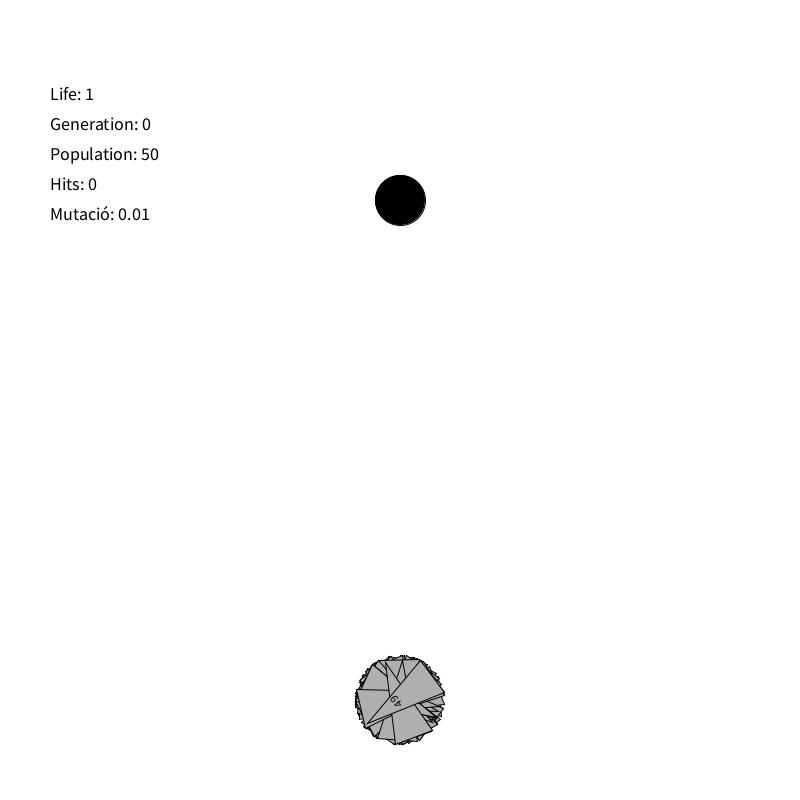
Frame 1 (no input)
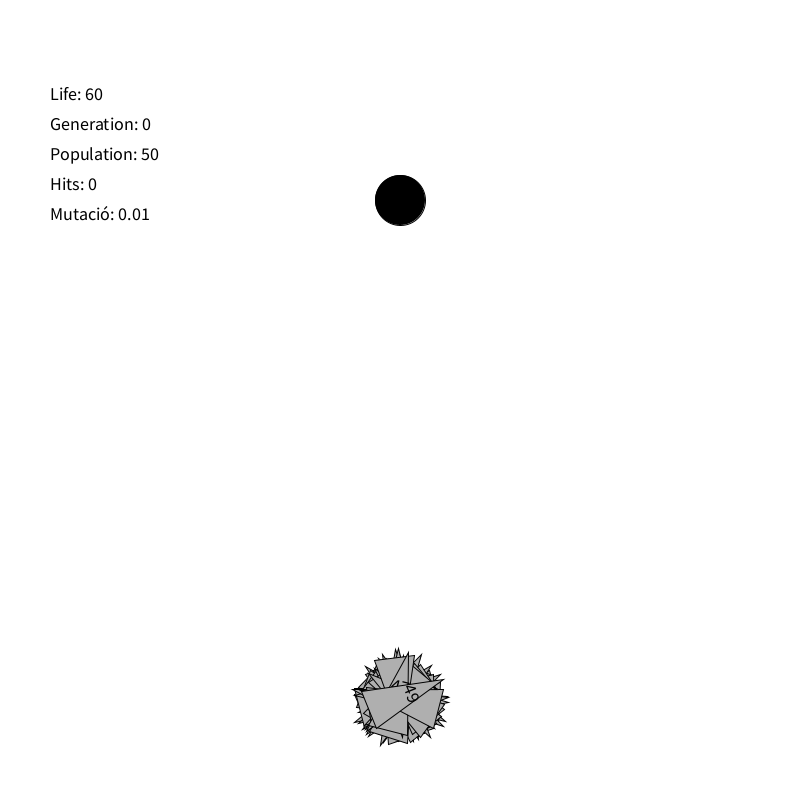
Frame 60 (the mouse pressed at the canvas centre just before this capture)
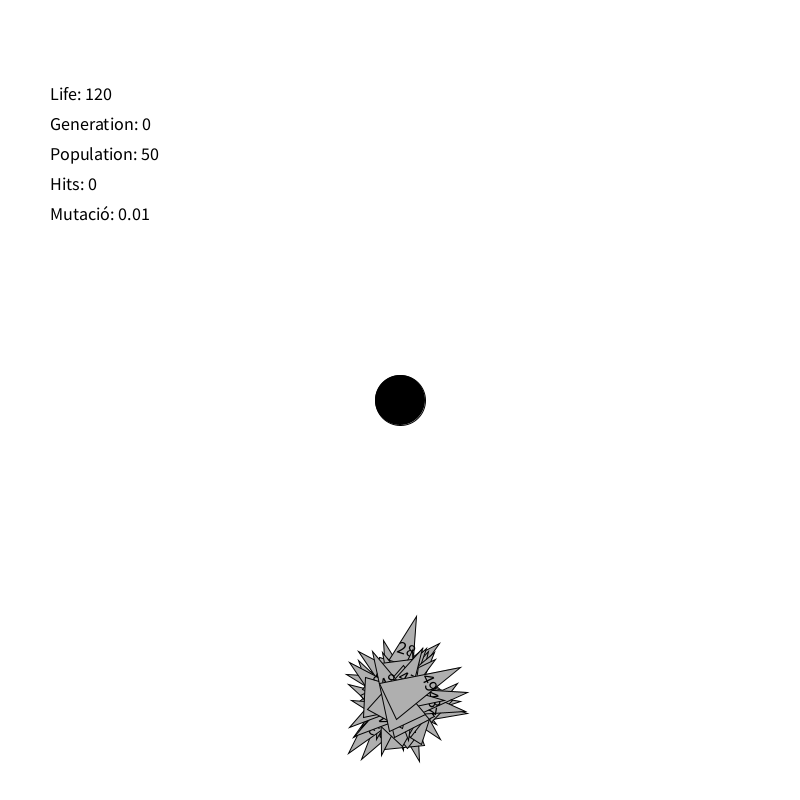
Frame 120 (the mouse held since frame 60 and released just before this capture)

The Processing sketch that drew these frames (run headless with seeded random() and noise(); from frame 60 on, the mouse is pressed at the canvas centre):

// Processing sketch: coets_06
// ── coets_06.pde
// Número d'elements
int numCoets = 50;
int numHits = 0;

// Pobació de coets
Coet[] coets;

// Selecció dels millors coets
ArrayList<Coet> mating;

// Descendents dels coets
Coet[] fills;

// Número de generació
int generacio;

// Taxa de mutació
float taxaMutacio = 0.01;

// Index del millor coet
int millorCoet;

// Temps transcorregut i de vida
int time = 0;
int lifetime = 800;

// Destí 
PVector start, target;
boolean hitTarget;

void setup() {
  size(800, 800);
  
  // Creació del Punt d'Inici
  start = new PVector(width/2, height-100);
  
  // Creació del Destí
  target = new PVector(width/2, height/4);
  
  // Inicialitza la població
  init(numCoets);
}

void draw() {
  background(255);
  
  // passa el temps
  time++;

  // Mentre no hi ha hit i hi ha vida
  if (!hitTarget && time<lifetime) {
    for (int i=0; i<numCoets; i++) {
      // Mou i visualitza el coet i-èssim
      coets[i].run(target, i);
    }
  } 
  // Si no hi ha hit i esgotat temps
  else if(!hitTarget && time>=lifetime) {
    
    // Avalua els coets
    avaluacio();
    
    // Selecciona els millors (proporcionalment)
    seleccio();
    
    // Creuament dels millors (proporcionalment)
    creuament();
    
    // Mutació dels gens dels fills
    mutacio();
    
    // Seguent generació
    seguentGeneracio();

    fill(0); 
    textSize(18); 
    textAlign(LEFT);
    text("Millor:"+millorCoet, 100, 150);
    
    // Dibuixa el millor coet
    coets[millorCoet].display(millorCoet);

  }
  // Si hi ha hit
  else {
    // Atura el bucle
    noLoop();
  }

  fill(0); 
  textSize(18); 
  textAlign(LEFT);
  text("Life: "+ time, 50, 100);
  text("Generation: "+ generacio, 50, 130);
  text("Population: "+ numCoets, 50, 160);
  text("Hits: "+ numHits, 50, 190);
  text("Mutació: "+ taxaMutacio, 50, 220);

  // Dibuixa destí
  ellipse(target.x, target.y, 50, 50);
}

// Inicialitza
void init(int num) {

  coets = new Coet[num];
  for (int i=0; i<num; i++) {
    coets[i] = new Coet(start);
  }

  // Selecció buida
  mating = new ArrayList();

  time = 0;
  hitTarget = false;
  generacio = 0;
}

// Avalua els coets
void avaluacio() {
  numHits = 0;
  for (int i = 0; i < coets.length; i++) {
    coets[i].fitness(target);
    if(coets[i].checkHit(target)){
      numHits++;
    }
  }
  millorCoet = getMillorCoet();
  if(coets[millorCoet].fitness < 100){
    hitTarget = true;
  }
}

// Selecciona els millors
void seleccio() {
  
  // Buida l'anterior selecció
  mating.clear();

  // Calculate total fitness of whole population
  float maxF = getMaxFitness();

  // Per cada coet
  for (int i = 0; i < coets.length; i++) {
    
    // Mapeja l'avaluació entre 0 i 1
    float fNormal = map(coets[i].getFitness(), 0, maxF, 0, 1);
    
    // Normalitza el valor entre 0 i 100
    int n = (int) (fNormal * 100);
    
    // Crea n còpies del coet i-èssim
    // i les afegeix al grup de selecció
    for (int j = 0; j < n; j++) {
      mating.add(coets[i]);
    }
  }
}

// Valor del Millor fitness
float getMaxFitness() {
  float maxF = 0;
  for (int i = 0; i < coets.length; i++) {
    if (coets[i].getFitness() > maxF) {
      maxF = coets[i].getFitness();
    }
  }
  return maxF;
}

// Coet millor (més a prop de Target)
int getMillorCoet() {
  float record = 0;
  int numCoet = -1;
  for (int i = 0; i < coets.length; i++) {
    if (coets[i].getFitness() > record) {
      record = coets[i].getFitness();
      numCoet = i;
    }
  }
  return numCoet;
}

void creuament(){
  
  fills = new Coet[numCoets];
  
  for (int i = 0; i < coets.length; i++) {
    
      // Roda de la fortuna per seleccionar 2 pares
      int m = int(random(mating.size()));
      int p = int(random(mating.size()));
      
      // Agafar 2 pares
      Coet mama = mating.get(m);
      Coet papa = mating.get(p);
      
      // Creua els gens per crear el fill
      PVector[] gensFill = mama.creua(papa);
      
      // Crea el fill i-èssim a partir dels gens
      fills[i] = new Coet(start, gensFill);
    }
}

void mutacio(){
   // Per cada coet fill
   for (int i = 0; i < fills.length; i++) {
     // Aplica mutació
     fills[i].mutate(taxaMutacio);
   }
}

void seguentGeneracio(){
   // Copiam els fills a la població
   for (int i = 0; i < fills.length; i++) {
     coets[i] = fills[i];
   }
   hitTarget = false;
   time = 0;
   generacio++;
}

void mousePressed() {
  // Canvia posició de Target
  target = new PVector(mouseX, mouseY);
}

// ── Coet.pde
class Coet {

  // Vectors física
  PVector pos, vel, acc;
  float maxforce = 0.05;

  // Mida
  float r=20;

  // Informació Genètica
  PVector[] genes;
  int geneCounter;
  
  // Avaluació
  float fitness;
  boolean hitTarget = false;

  //constructor
  Coet(PVector p) {
    this.acc = new PVector();
    this.vel = new PVector();
    this.pos = p.copy();

    // Material genètic aleatori
    geneCounter = 0;
    genes = new PVector[lifetime];
    for (int i = 0; i < genes.length; i++) {
      float angle = random(TWO_PI);
      genes[i] = new PVector(cos(angle), sin(angle));
      //genes[i] = new PVector(0, -1);
      genes[i].mult(random(0, maxforce));
    }
  }
  
  Coet(PVector p, PVector[] genes){
    this.acc = new PVector();
    this.vel = new PVector();
    this.pos = p.copy();

    // Copia del material genètic
    this.genes = genes;
  }
  
  // Copia gens
  void setGenes(PVector[] genes){
    this.genes = genes;
  }

  void run(PVector target, int n) {
    // Si encara té temps de vida
    checkTarget(target);
    if(geneCounter<lifetime && !hitTarget){
      // Aplica força
      applyForce(genes[geneCounter]);
      geneCounter++;
      // Actualitza posició
      update();
    }
    // Dibuixa
    display(n);
  }

  // Aplica força
  void applyForce(PVector f) {
    acc.add(f);
  }

  // Actulalitza magnituds físiques 
  void update() {
    vel.add(acc);
    pos.add(vel);
    acc.mult(0);
  }
  
  void checkTarget(PVector target) {
    float d = dist(pos.x, pos.y, target.x, target.y);
    if (d < 25 + r) {
      hitTarget = true;
    } 
  }
  
  boolean checkHit(PVector target){
    float d = dist(pos.x, pos.y, target.x, target.y);
    return (d < 25 + r);
  }
  
  // Funció de Fitness Avaluació
  void fitness(PVector target) {
    float d = dist(pos.x, pos.y, target.x, target.y);
    fitness = pow(1/d, 2);
  }
  
  // Getter fitness
  float getFitness() {
    return fitness;
  }

  // Dibuixa
  void display(int n) {
    float theta = vel.heading2D() + PI/2;
    fill(175); stroke(0);
    pushMatrix();
    translate(pos.x, pos.y);
    rotate(theta);
    triangle(0, -r*2, -r, r*2,r, r*2);
    fill(0); textAlign(CENTER);
    text(n, 0, 0);
    popMatrix();
  }
  
  // Gens resultants de creuar 2 Coets
  PVector[] creua(Coet altre) {
    
    // Creació de l'array de gens del fill
    PVector[] fill = new PVector[genes.length];
    
    // Agafar un punt aleatori de creuament
    int crossover = int(random(genes.length));
    
    // Agafa "mitja part" d'un Coet i "la resta" de l'altre
    for (int i = 0; i < genes.length; i++) {
      if (i < crossover){ fill[i] = this.genes[i];  }
      else {              fill[i] = altre.genes[i]; }
    }    
    // retorna el resultat
    return fill;
  }
  
  
  // retorna gens
  PVector[] getGenes(){
    return this.genes;
  }
  
  // Aplica mutació als gens
  void mutate(float taxaMutacio) {
    // Per cada gen
    for (int i = 0; i < genes.length; i++) {
      // Si hi ha mutació
      if (taxaMutacio > random(1)) {
        
        // Angle aleatori
        float angle = random(TWO_PI);
        
        // Modificació del gen i-èssim
        genes[i] = new PVector(cos(angle), sin(angle));
        genes[i].mult(random(0, maxforce));
        
      }
    }
  }
}
